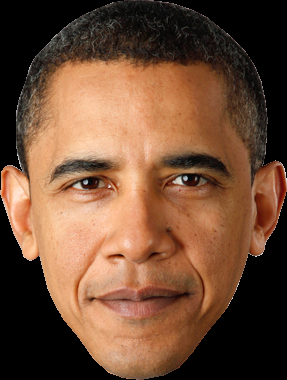
//> input picture imgs/obama.png, 287 x 380 px, given in place of TrinityCampanile3.jpg, which was not available
$ ./exercise_03   (built with g++ and OpenCV 4)
//> lines starting //> are read from the running program, lines starting //| are printed output that depends on the picture; pictures that were not available may be replaced by others from this repository, and a replacement may not be noted
#include <opencv2/core/core.hpp>
#include <opencv2/highgui/highgui.hpp>
#include "opencv2/imgcodecs.hpp"
#include "opencv2/imgproc.hpp"
#include <iostream>

void showHist(cv::Mat grayImage, std::string namedWindow);


int main(int argc, char* argv[]){
    int i, j, valuableBean = 0;
    cv::Mat img = cv::imread("../inputFiles/imgs/TrinityCampanile3.jpg", cv::IMREAD_GRAYSCALE);
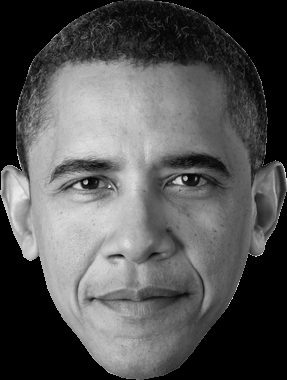
//> img: 380 rows x 287 cols, CV_8UC1; min 0, max 239, mean 84.5
    cv::imshow("img", img);
    showHist(img, "img histogram");
//> in showHist, `cv::calcHist( &grayImage, 1, 0, cv::Mat(), hist, 1, &histSize, &histRa..`: hist = 256 values, max 31479 at index 0, min 0 at index 1, mean 426
//> in showHist, `cv::normalize(hist, hist, 0, histImage.rows, cv::NORM_MINMAX, -1, cv::..`: hist = 256 values, max 400 at index 0, min 0 at index 1, mean 5.41
//> after the loop in showHist, `for( int i = 1; i < histSize; i++ )`:
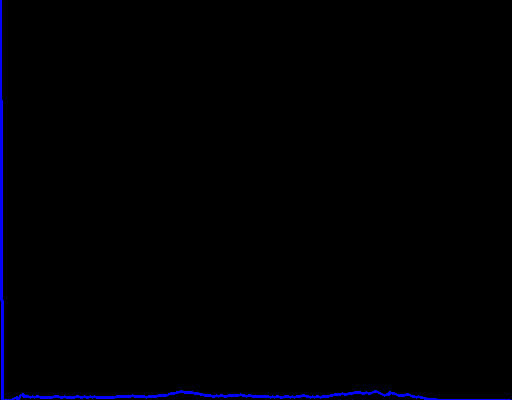
//> histImage: 400 rows x 512 cols, CV_8UC3; mean B, G, R 3, 0, 0
    std::vector<float> repetition(255, 0.0);
    float tmp, acc = 0, acc2 = 0;

    for(i=0; i<img.rows; i++){
        for(j=0; j<img.cols; j++){
            repetition[img.at<uchar>(i, j)]++;
        }
    }
//> after the loop, repetition = 255 values, max 31479 at index 0, min 0 at index 1, mean 427.7
    acc = 0;
    for(i=0; i<img.rows; i++){
        for(j=0; j<img.cols; j++){
            tmp = (float)repetition[img.at<uchar>(i, j)] / (float)(img.rows * img.cols);
            img.at<uchar>(i, j) = tmp;
            acc2 += tmp;
            //std::cout<<tmp<<std::endl;
        }
    }
//> this loop made 380 passes
//> acc2 on passes 1 to 3: 74.26, 144.2, 210.8
//> img: 380 rows x 287 cols, CV_8UC1; every value is 0
//> after the loop, tmp = 0.289; acc2 = 9379.9

    std::cout<<"Should sum to 1: "<<acc2<<std::endl;
//| Should sum to 1: 9379.89
    cv::imshow("img equalized", img);
    showHist(img, "img equalized histogram");
    //cv::waitKey(0);
    return 0;
}


void showHist(cv::Mat grayImage, std::string windowName){
    CV_Assert(grayImage.type()==CV_8UC1);
      int histSize = 256;
      float range[] = { 0, 256 } ;
      const float* histRange = { range };
      bool uniform = true;
      bool accumulate = false;

      cv::Mat hist;
      cv::calcHist( &grayImage, 1, 0, cv::Mat(), hist, 1, &histSize, &histRange, uniform, accumulate );

      //Initialize histogram image
      int hist_w = 512; int hist_h = 400;
      int bin_w = cvRound( (double) hist_w/histSize );
      cv::Mat histImage( hist_h, hist_w, CV_8UC3, cv::Scalar( 0,0,0) );

      // Normalize the result to [ 0, histImage.rows ]
      cv::normalize(hist, hist, 0, histImage.rows, cv::NORM_MINMAX, -1, cv::Mat() );

      // Draw line between each (bin,value)
      for( int i = 1; i < histSize; i++ ){
          cv::line( histImage, cv::Point( bin_w*(i-1), hist_h - cvRound(hist.at<float>(i-1)) ) ,
                           cv::Point( bin_w*(i), hist_h - cvRound(hist.at<float>(i)) ),
                           cv::Scalar( 255, 0, 0), 2, 8, 0  );
      }

      // Display
      cv::namedWindow(windowName, cv::WINDOW_AUTOSIZE );
      cv::imshow(windowName, histImage );
}

$ run again, on imgs/rice.png
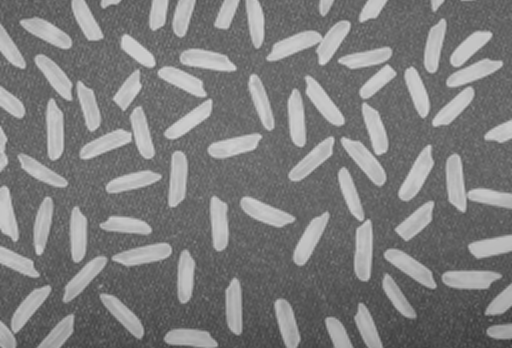
//> input picture imgs/rice.png, 512 x 348 px, given in place of TrinityCampanile3.jpg, which was not available
//> img is the input picture: 348 rows x 512 cols, CV_8UC1; min 52, max 214, mean 124.8
//> in showHist, `cv::calcHist( &grayImage, 1, 0, cv::Mat(), hist, 1, &histSize, &histRa..`: hist = 256 values, max 5444 at index 104, min 0 at index 0, mean 696
//> in showHist, `cv::normalize(hist, hist, 0, histImage.rows, cv::NORM_MINMAX, -1, cv::..`: hist = 256 values, max 400 at index 104, min 0 at index 0, mean 51.14
//> after the loop in showHist, `for( int i = 1; i < histSize; i++ )`:
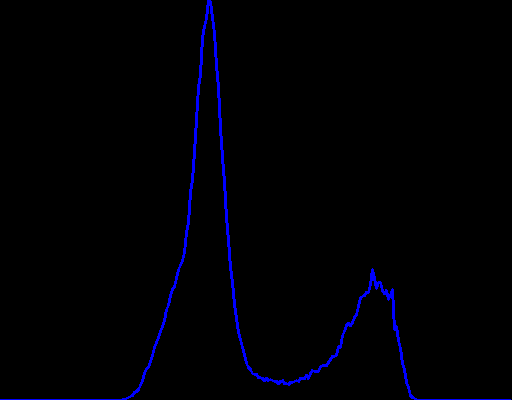
//> histImage: 400 rows x 512 cols, CV_8UC3; mean B, G, R 4.5, 0, 0
//> after the loop `for(i=0; i<img.rows; i++)`: repetition = 255 values, max 5444 at index 104, min 0 at index 0, mean 698.7
//> the loop `for(i=0; i<img.rows; i++)` made 348 passes
//> (tmp, acc2) on passes 1 to 3: (0.0169, 8.77), (0.0169, 17.69), (0.0128, 26.88)
//> after the loop `for(i=0; i<img.rows; i++)`: tmp = 0.00482; acc2 = 2628.8
//| Should sum to 1: 2628.77
//> in showHist (call 2), `cv::calcHist( &grayImage, 1, 0, cv::Mat(), hist, 1, &histSize, &histRa..`: hist = 256 values, max 178176 at index 0, min 0 at index 1, mean 696
//> in showHist (call 2), `cv::normalize(hist, hist, 0, histImage.rows, cv::NORM_MINMAX, -1, cv::..`: hist = 256 values, max 400 at index 0, min 0 at index 1, mean 1.56
//> after the loop in showHist (call 2), `for( int i = 1; i < histSize; i++ )`:
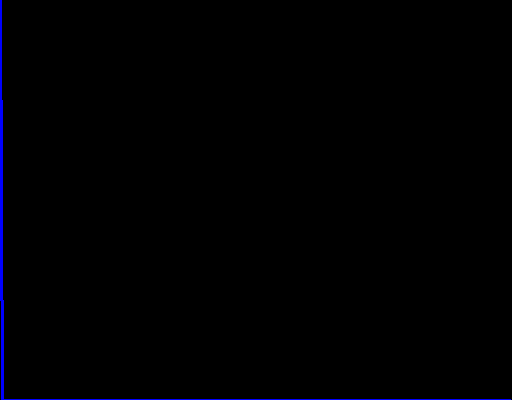
//> histImage: 400 rows x 512 cols, CV_8UC3; mean B, G, R 2, 0, 0
